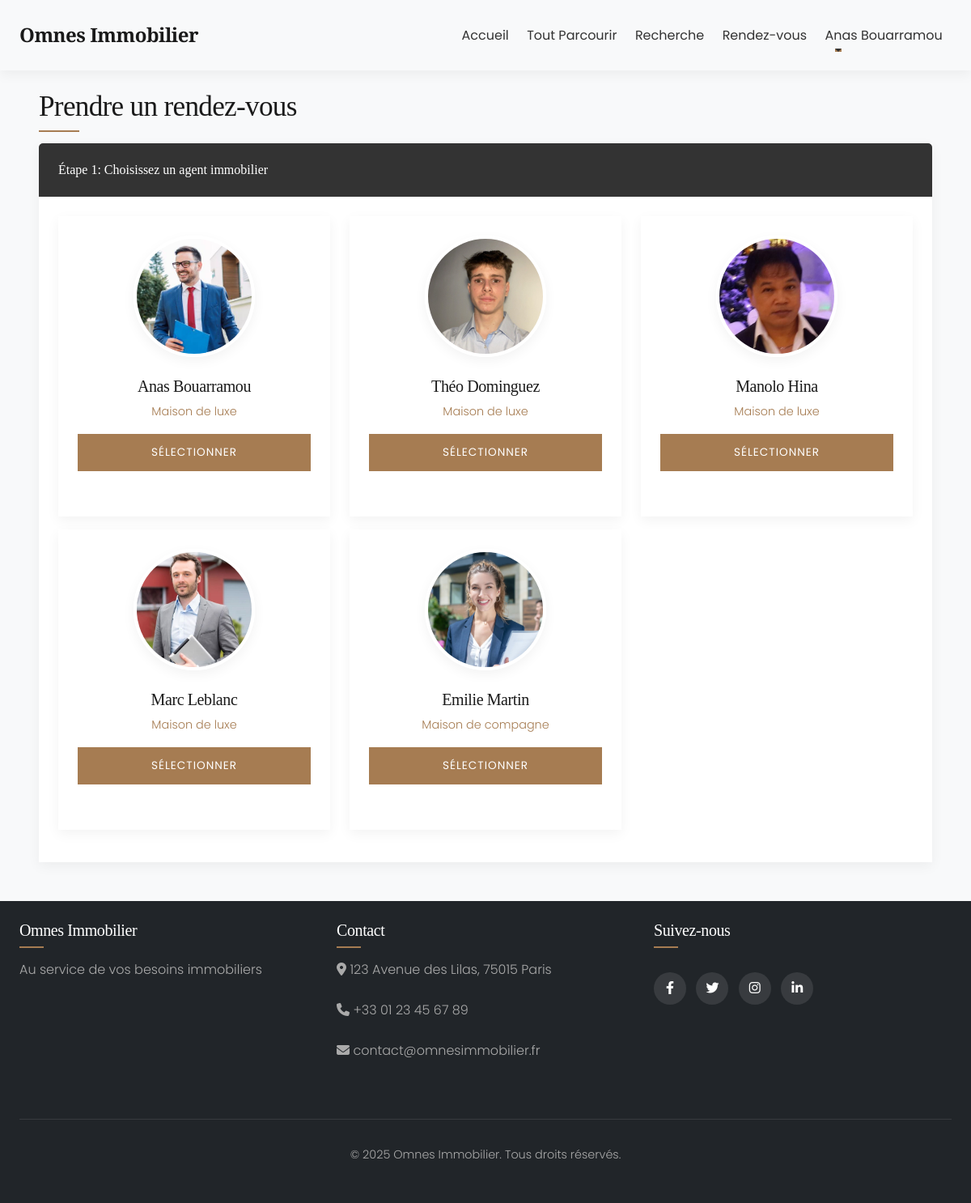
The app's page /appointment.php (signed in), older data.
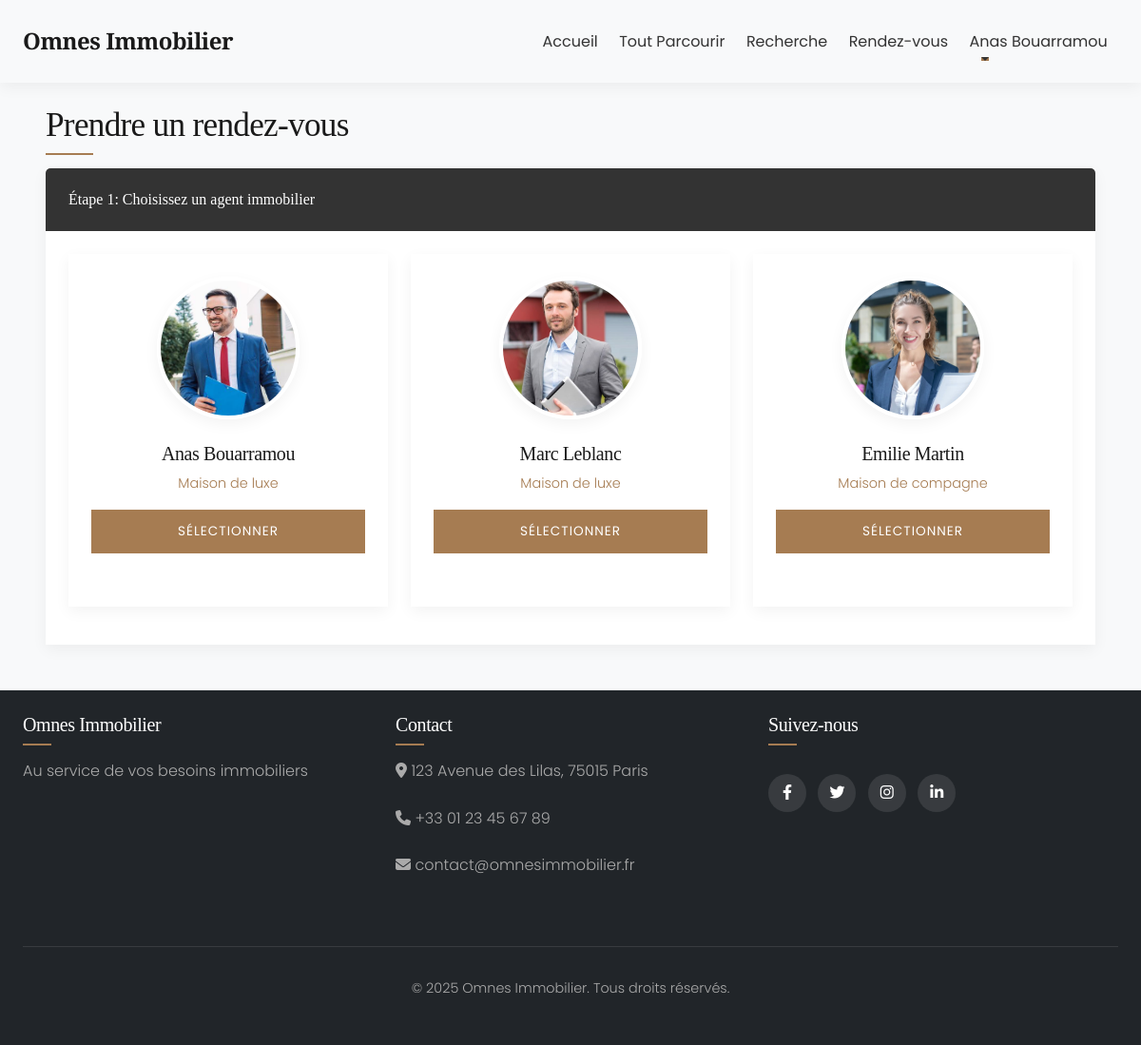
The same page, newer data.
### tables this page shows
CREATE TABLE `Agent_Immobilier` (
  `id_agent` int NOT NULL,
  `id_utilisateur` int NOT NULL,
  `specialite` varchar(100) DEFAULT NULL,
  `biographie` text,
  `cv_path` varchar(255) DEFAULT NULL,
  `photo_path` varchar(255) DEFAULT NULL
);

CREATE TABLE `Utilisateur` (
  `id_utilisateur` int NOT NULL,
  `email` varchar(100) NOT NULL,
  `mot_de_passe` varchar(255) NOT NULL,
  `nom` varchar(50) NOT NULL,
  `prenom` varchar(50) NOT NULL,
  `telephone` varchar(20) DEFAULT NULL,
  `date_inscription` datetime DEFAULT CURRENT_TIMESTAMP,
  `type_utilisateur` enum('client','agent','admin') NOT NULL,
  `statut` enum('actif','inactif') DEFAULT 'actif'
);

### config/init.php (called while the page is built, shortened)
<?php
require_once BASE_PATH . 'config/database.php';
spl_autoload_register(function($class_name) {
    $class_file = BASE_PATH . 'classes/' . $class_name . '.php';
});

### classes/database.php (called while the page is built, shortened)
<?php
class Database {
    private $dbh;
    private $stmt;
    public function __construct() {
        $this->host = DB_HOST;
        $this->port = DB_PORT;
        $this->user = DB_USER;
        $this->pass = DB_PASS;
        $this->dbname = DB_NAME;
        $dsn = 'mysql:host=' . $this->host . ';port=' . $this->port . ';dbname=' . $this->dbname . ';charset=utf8mb4';
        $options = array(
            PDO::ATTR_PERSISTENT => true,
            PDO::ATTR_ERRMODE => PDO::ERRMODE_EXCEPTION,
            PDO::ATTR_DEFAULT_FETCH_MODE => PDO::FETCH_OBJ
        );
        try {
            $this->dbh = new PDO($dsn, $this->user, $this->pass, $options);
        } catch(PDOException $e) {
            $this->error = $e->getMessage();
            error_log("Erreur de connexion à la base de données : " . $this->error);
            throw new Exception("Erreur de connexion à la base de données");
        }
    }
    public function query($query) {
        $this->stmt = $this->dbh->prepare($query);
    }
    public function bind($param, $value, $type = null) {
        if (is_null($type)) {
            switch (true) {
                case is_int($value):
                    $type = PDO::PARAM_INT;
                    break;
            }
        }
        $this->stmt->bindValue($param, $value, $type);
    }
    public function execute() {
        try {
            return $this->stmt->execute();
        } catch(PDOException $e) {
            $this->error = $e->getMessage();
            error_log("Erreur d'exécution de requête : " . $this->error);
            return false;
        }
    }
    public function resultSet() {
        $this->execute();
        return $this->stmt->fetchAll();
    }
}
?>

### classes/Agent.php (called while the page is built, shortened)
<?php
class Agent {
    private $db;
    public function __construct() {
        $this->db = new Database();
    }
    public function getAllAgents() {
        try {
            $this->db->query('SELECT a.*, u.nom, u.prenom, u.email, u.telephone
                            FROM Agent_Immobilier a
                            INNER JOIN Utilisateur u ON a.id_utilisateur = u.id_utilisateur
                            ORDER BY u.nom, u.prenom');
            return $this->db->resultSet();
        } catch (Exception $e) {
            error_log("Exception lors de la récupération de tous les agents: " . $e->getMessage());
            return [];
        }
    }
}
?>

### appointment.php (the view, shortened to what the changed rows need)
<?php
require_once BASE_PATH . 'config/init.php';
require_once BASE_PATH . 'classes/Agent.php';
$agent = new Agent();
$id_agent = isset($_GET['agent']) ? intval($_GET['agent']) : null;
$id_propriete = isset($_GET['property']) ? intval($_GET['property']) : null;
$agent_info = $id_agent ? $agent->getAgentById($id_agent) : null;
$all_agents = $id_agent ? null : $agent->getAllAgents();
include BASE_PATH . 'includes/header.php';
?>
<div class="container mt-4">
    <h1 class="section-title mb-4" data-aos="fade-up">Prendre un rendez-vous</h1>
    <form method="post" action="/omnes-immobilier/appointment.php">
        <?php if (!$agent_info) : ?>
            <div class="card mb-4" data-aos="fade-up">
                <div class="card-body">
                    <div class="row">
                        <?php if (!empty($all_agents)) : ?>
                            <?php foreach ($all_agents as $index => $a) : ?>
                                <div class="col-md-4 mb-3" data-aos="fade-up" data-aos-delay="<?php echo $index % 3 * 100; ?>">
                                    <div class="card h-100 agent-card">
                                        <div class="card-body text-center">
                                            <?php if (isset($a->photo_path) && $a->photo_path) : ?>
                                                <img src="<?php echo $a->photo_path; ?>" class="agent-img" alt="<?php echo $a->prenom . ' ' . $a->nom; ?>" onerror="this.src='/omnes-immobilier/assets/img/agents/default.jpg'">
                                            <?php else : ?>
                                                <img src="/omnes-immobilier/assets/img/agents/default.jpg" class="agent-img" alt="<?php echo $a->prenom . ' ' . $a->nom; ?>" onerror="this.src='https://via.placeholder.com/150?text=Agent'">
                                            <?php endif; ?>
                                            <h5 class="agent-name"><?php echo $a->prenom . ' ' . $a->nom; ?></h5>
                                            <p class="agent-title"><?php echo $a->specialite; ?></p>
                                            <a href="/omnes-immobilier/appointment.php?agent=<?php echo $a->id_agent; ?><?php echo $id_propriete ? '&property=' . $id_propriete : ''; ?>" class="btn btn-primary w-100">Sélectionner</a>
                                        </div>
                                    </div>
                                </div>
                            <?php endforeach; ?>
                        <?php endif; ?>
                    </div>
                </div>
            </div>
            <?php endif; ?>
        </form>
    </div>
    <?php include BASE_PATH . 'includes/footer.php'; ?>

Row changes from the older to the newer data that the page shows:
removed agent_immobilier: photo_path (picture), id_utilisateur.prenom "Théo", id_utilisateur.nom "Dominguez", specialite "Maison de luxe"
removed agent_immobilier: photo_path (picture), id_utilisateur.prenom "Manolo", id_utilisateur.nom "Hina", specialite "Maison de luxe"
